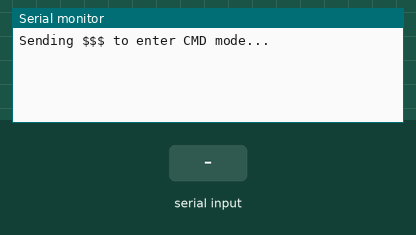
The sketch below on a simulated Arduino Uno, built with avr-gcc and run on an emulated ATmega328P. On the bench: the last lines printed to the serial monitor. The test bench sets the inputs (shaded band).

Above: at 3.2 s.
3.3 s: "1" received over the second serial link
At 4.3 s:
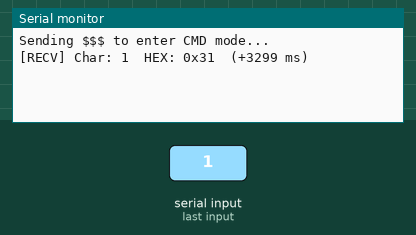
4.8 s: "0" received over the second serial link
At 5.5 s:
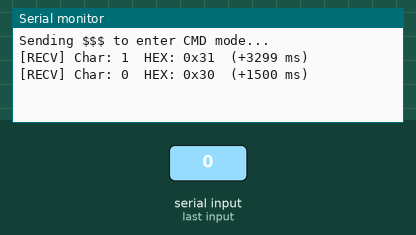
6.3 s: "2" received over the second serial link
At 7.8 s:
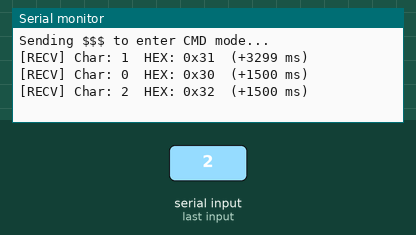

The sketch:

Awake_Bluetooth.ino
```cpp
#include <SoftwareSerial.h>

SoftwareSerial silverMateSerial(2, 3); // D2 = RX, D3 = TX

unsigned long lastAT = 0;
unsigned long lastReceive = 0;
const unsigned long AT_INTERVAL = 10000; // Send "AT" every 10 seconds

void setup() {
  Serial.begin(9600);
  silverMateSerial.begin(115200);  // Default baud rate for RN-42

  delay(2000); // Wait 2 seconds for module startup
  Serial.println("Sending $$$ to enter CMD mode...");
  silverMateSerial.print("$$$");   // Attempt to enter command mode
  lastAT = millis();
}

void loop() {
  // Periodically send "AT" command
  if (millis() - lastAT > AT_INTERVAL) {
    Serial.println("[SEND] AT");
    silverMateSerial.println("AT");
    lastAT = millis();
  }

  // Print received characters with HEX and interval information
  if (silverMateSerial.available()) {
    byte c = silverMateSerial.read();
    unsigned long now = millis();

    Serial.print("[RECV] Char: ");
    if (c >= 32 && c <= 126) {
      Serial.print((char)c);
    } else {
      Serial.print(".");
    }

    Serial.print("  HEX: 0x");
    if (c < 0x10) Serial.print("0");
    Serial.print(c, HEX);
    Serial.print("  (+");
    Serial.print(now - lastReceive);
    Serial.println(" ms)");

    lastReceive = now;
  }
}
```

Measured:
- after the input at 3.3 s, the serial monitor: prints a new line at once (image 1)
- after the input at 4.8 s, the serial monitor: prints a new line at once (image 2)
- after the input at 6.3 s, the serial monitor: prints a new line at once (image 3)
